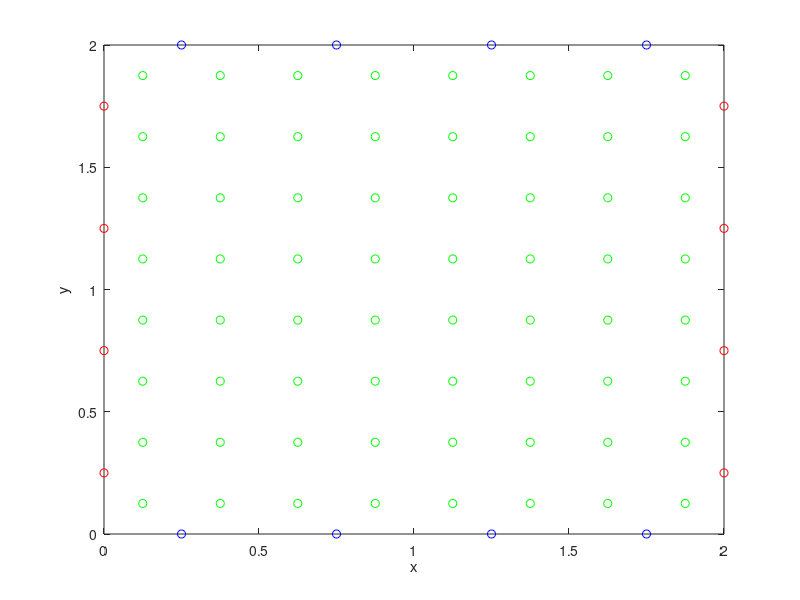
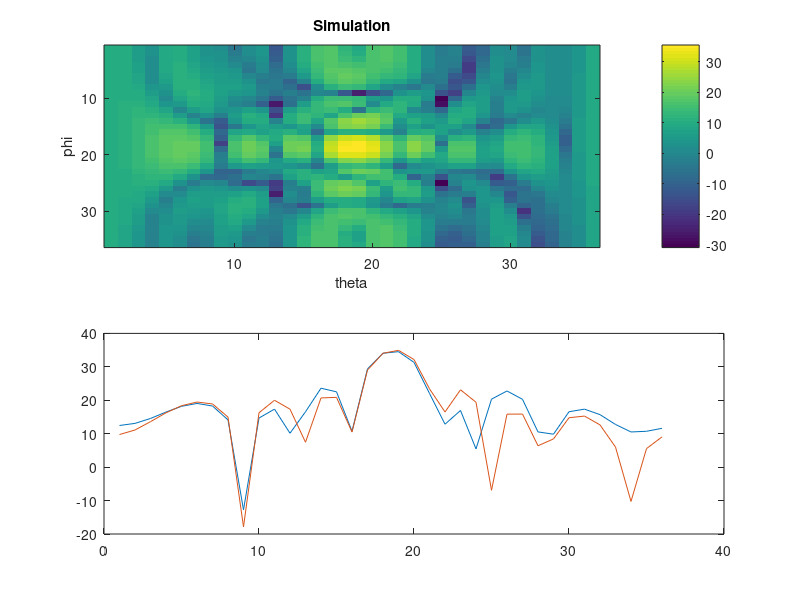

The MATLAB script that drew these images, in order:
% Influence du déphasage des antennes 
clear all
close all

figure
ntx = 8;
nrx = 8;
pts = 1024;
% Modifier les valeurs pour déplacer le point jaune (en rad)
deplacement_x = 0;
deplacement_y = 0;

%pour un dephasage impose
phi_tx = [0.8 0 0 0 0 0.5 0 0]; % Une antenne avec un déphasage (en rad)
phi_rx =  [0 0 0.3 0 0.1 0 0 0];

%pour un dephasage aleatoire
%phi_tx = (rand(ntx,1)-0.5)*pi; 
%phi_rx = (rand(nrx,1)-0.5)*pi; 

lambda = 300 / 300; % 1

% Positions des antennes émettrices et réceptrices
xtx(1:ntx/2)    = [0:ntx/2-1] * lambda / 2 + lambda / 4;
ytx(1:ntx/2)    = 0;
xtx(ntx/2+1:ntx) = [0:ntx/2-1] * lambda / 2 + lambda / 4;
ytx(ntx/2+1:ntx) = (ntx/2-1) * lambda / 2 + lambda / 4 + lambda / 4;

xrx(1:nrx/2)    = 0;
yrx(1:nrx/2)    = [0:nrx/2-1] * lambda / 2 + lambda / 4;
xrx(nrx/2+1:nrx) = (ntx/2-1) * lambda / 2 + lambda / 4 + lambda / 4;
yrx(nrx/2+1:nrx) = [0:nrx/2-1] * lambda / 2 + lambda / 4;

% Affichage des positions des antennes
figure;
plot(xtx, ytx, 'bo');
hold on;
plot(xrx, yrx, 'ro');
hold on;

p = 1;
for m = 1:ntx
    for n = 1:nrx
        xvirt(p) = (xtx(m) + xrx(n)) / 2;
        yvirt(p) = (ytx(m) + yrx(n)) / 2;
        phi_virt(p) = phi_tx(m) + phi_rx(n); % Utilisation des indices corrects
        p = p + 1;
    end
end
plot(xvirt, yvirt, 'go');
xlabel('x');
ylabel('y');

% Calcul de la solution
pstep = 5;
solution = zeros(180/pstep, 180/pstep);
u = 0;
for phi = 1:pstep:180
    u = u + 1;
    v = 0;
    for theta = 1:5:180
        v = v + 1;
        for q = 1:length(xvirt)
            solution(u,v) = solution(u,v) + exp(1j*phi_virt(q)+1j * deplacement_y * yvirt(q) * lambda + 1j * deplacement_x * xvirt(q) * lambda + 2 * 1j * 2 * pi / lambda * (xvirt(q) * sind(theta) * cosd(phi) + yvirt(q) * cosd(theta)));
        end
    end
end

% Affichage des résultats
figure;
subplot(211);
imagesc(20 * log10(abs(solution)));
xlabel('theta');
ylabel('phi');
title('Simulation');
colorbar;

subplot(212);
plot(20 * log10(abs(solution(:, length(solution)/2)))); hold on;
plot(20 * log10(abs(solution(length(solution)/2, :))));
